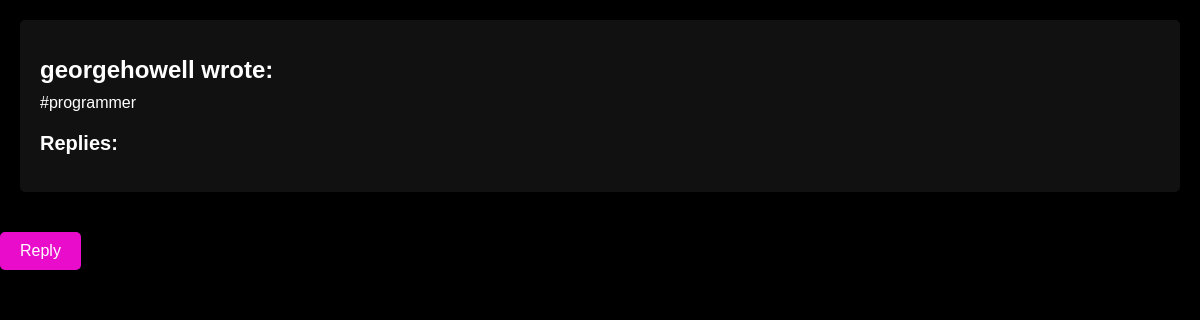
The app's page /view_message/191/, older data.
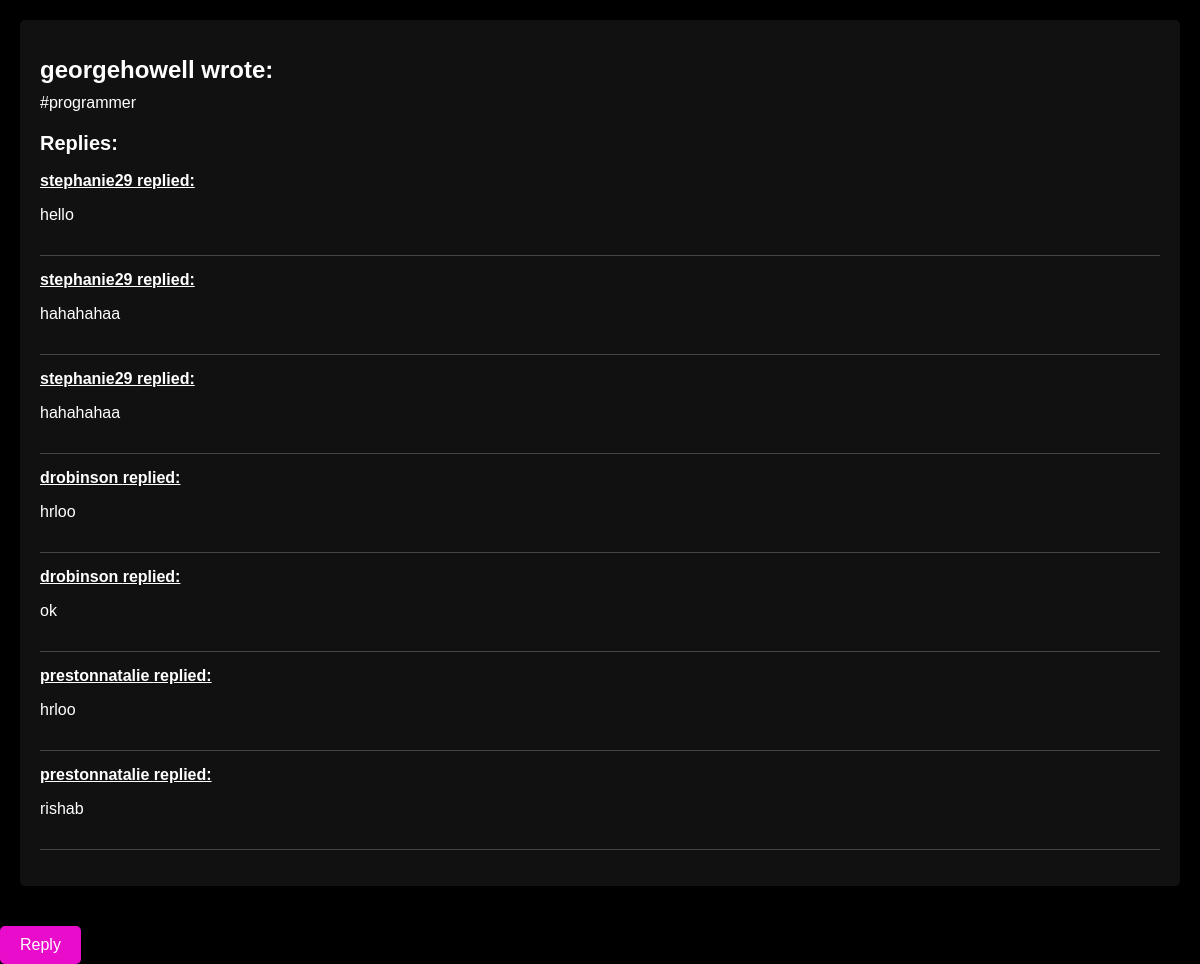
The same page, newer data.
### main/models.py (models this page shows, shortened)
class TrendingMessage(models.Model):
    user=models.ForeignKey(User,null=True,on_delete=models.CASCADE)
    content=models.TextField()
    hashtags=models.ManyToManyField('Hashtag')
    date_added = models.DateTimeField(auto_now_add=True,null=True)
    parent_message = models.ForeignKey('self', null=True, blank=True, on_delete=models.CASCADE, related_name='replies')
    class Meta:
        ordering = ('-date_added',)

### main/views.py (the view, shortened to what this page needs)
# urls.py: path('view_message/<int:message_id>/', views.view_message, name='view_message'),
def view_message(request,message_id):
    message=get_object_or_404(TrendingMessage,id=message_id)
    replies = message.replies.all().order_by('date_added')
    return render(request, 'main/view_message.html', {'message': message, 'replies': replies})

### main/templates/main/view_message.html (shortened to what this page needs)
<!DOCTYPE html>
<html lang="en">
<head>
</head>
<body>
    <div class="message-container">
        <h1>{{ message.user }} wrote:</h1>
        <p>{{ message.content }}</p>
        <h2>Replies:</h2>
        <ul>
            {% for reply in replies %}
            <li>
                <p class="comment" data-message-id="{{reply.pk}}">{{ reply.user }} replied:</p>
                <p>{{ reply.content }}</p>
            </li>
            {% endfor %}
        </ul>
    </div>
    <button id="rep">Reply</button>
</body>
</html>

### main/templates/main/view_message.html (style rules this page uses)
body { background: #000; color: #fff; font-family: Arial, sans-serif; margin: 0; padding: 0; }
.message-container { background: #111; border-radius: 5px; margin: 20px; padding: 20px; box-shadow: 0 0 10px rgba(0, 0, 0, 0.2); }
.message-container h1 { font-size: 24px; margin-bottom: 10px; color: #fff; }
.message-container h2 { font-size: 20px; margin-top: 20px; color: #fff; }
.message-container ul { list-style-type: none; padding: 0; }
.message-container li { margin-bottom: 15px; border-bottom: 1px solid #444; padding-bottom: 15px; }
.comment { font-size: 18px; font-weight: bold; color: #e90ccb; cursor: pointer; text-decoration: underline; }
.message-container p { font-size: 16px; color: #fff; margin-top: 5px; }
#rep { background-color: #e90ccb; color: white; border: none; border-radius: 5px; padding: 10px 20px; cursor: pointer; font-size: 16px; margin-top: 20px; }

Row changes from the older to the newer data that the page shows:
added TrendingMessage: user "stephanie29", content "hello"
added TrendingMessage: user "stephanie29", content "hahahahaa"
added TrendingMessage: user "stephanie29", content "hahahahaa"
added TrendingMessage: user "drobinson", content "hrloo"
added TrendingMessage: user "drobinson", content "ok"
added TrendingMessage: user "prestonnatalie", content "hrloo"
added TrendingMessage: user "prestonnatalie", content "rishab"
